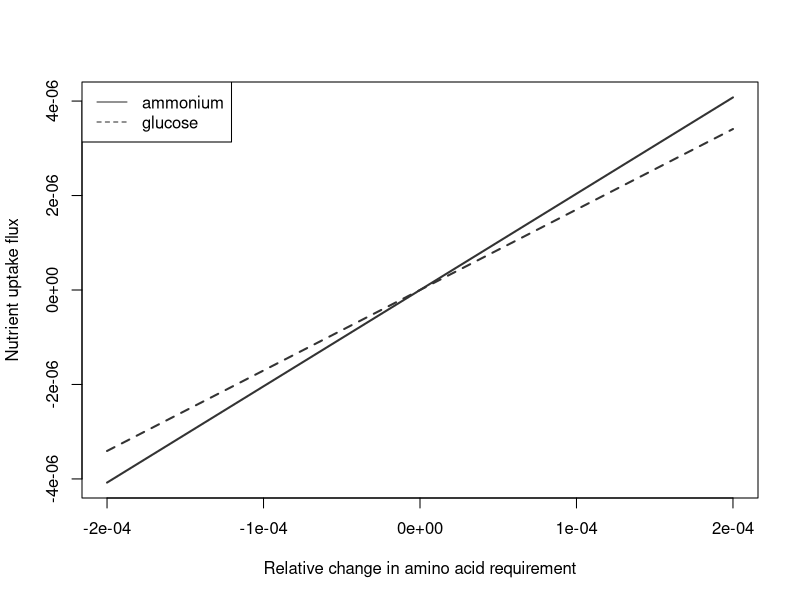

Reproduce this figure in R.
library(lattice)
data = read.csv(file='curve.csv')

data$change <- (data$change - 1)
data$biomass <- data$biomass * -1

envs = unique(data$env)
for(i in 1:length(envs)) {
  env = envs[i]
  data[data$env == env,]$biomass <- data[data$env == env,]$biomass - mean(data[data$env == env,]$biomass)
  
}

lines = c(1,2)

nit = data[data$env == 'ammonium',]
glu = data[data$env == 'glucose',]

postscript("curve.eps",width=5,height=5,onefile=FALSE,horizontal=FALSE, paper = "special",colormodel="rgb")

plot(biomass ~ change,data=data,type='n',
  xlab="Relative change in amino acid requirement",
  ylab="Nutrient uptake flux")
lines(biomass ~ change, data=glu,lwd=2,lty=lines[1],col="grey20")
lines(biomass ~ change, data=nit,lwd=2,lty=lines[2],col="grey20")
legend("topleft",legend=envs,lty=lines,col="grey20")

graphics.off()

